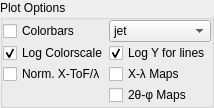
         <widget class="QGroupBox" name="groupBox_2">
          <property name="title">
           <string>Plot Options</string>
          </property>
          <property name="flat">
           <bool>true</bool>
          </property>
          <layout class="QGridLayout" name="gridLayout_16">
           <property name="leftMargin">
            <number>0</number>
           </property>
           <property name="topMargin">
            <number>0</number>
           </property>
           <property name="rightMargin">
            <number>0</number>
           </property>
           <property name="bottomMargin">
            <number>0</number>
           </property>
           <property name="spacing">
            <number>1</number>
           </property>
           <item row="4" column="1">
            <widget class="QCheckBox" name="xLamda">
             <property name="toolTip">
              <string>Replace ToF axis with wavelength for the maps</string>
             </property>
             <property name="text">
              <string>X-λ Maps</string>
             </property>
            </widget>
           </item>
           <item row="5" column="1">
            <widget class="QCheckBox" name="tthPhi">
             <property name="toolTip">
              <string>Replace X and Y axes by the according scattering angle for the maps</string>
             </property>
             <property name="text">
              <string>2θ-φ Maps</string>
             </property>
            </widget>
           </item>
           <item row="2" column="0">
            <widget class="QCheckBox" name="show_colorbars">
             <property name="toolTip">
              <string>Show a colorbar for the map plots</string>
             </property>
             <property name="text">
              <string>Colorbars</string>
             </property>
            </widget>
           </item>
           <item row="3" column="0">
            <widget class="QCheckBox" name="logarithmic_colorscale">
             <property name="toolTip">
              <string>Logarithmic colorscale in the maps</string>
             </property>
             <property name="text">
              <string>Log Colorscale</string>
             </property>
             <property name="checked">
              <bool>true</bool>
             </property>
            </widget>
           </item>
           <item row="3" column="1">
            <widget class="QCheckBox" name="logarithmic_y">
             <property name="toolTip">
              <string>Logarithmic Y-scale for the projections and reflectivity</string>
             </property>
             <property name="text">
              <string>Log Y for lines</string>
             </property>
             <property name="checked">
              <bool>true</bool>
             </property>
            </widget>
           </item>
           <item row="2" column="1">
            <widget class="QComboBox" name="color_selector">
             <property name="toolTip">
              <string>Select the color scale from a list of presets</string>
             </property>
             <property name="currentText">
              <string>jet</string>
             </property>
             <property name="currentIndex">
              <number>3</number>
             </property>
             <item>
              <property name="text">
               <string>default</string>
              </property>
             </item>
             <item>
              <property name="text">
               <string>gist_ncar</string>
              </property>
             </item>
             <item>
              <property name="text">
               <string>gist_rainbow</string>
              </property>
             </item>
             <item>
              <property name="text">
               <string>jet</string>
              </property>
             </item>
             <item>
              <property name="text">
               <string>hsv</string>
              </property>
             </item>
             <item>
              <property name="text">
               <string>hot</string>
              </property>
             </item>
             <item>
              <property name="text">
               <string>binary</string>
              </property>
             </item>
            </widget>
           </item>
           <item row="4" column="0">
            <widget class="QCheckBox" name="normalizeXTof">
             <property name="toolTip">
              <string>Normalize the intensity in the X-ToF maps by the incident beam measurement</string>
             </property>
             <property name="text">
              <string>Norm. X-ToF/λ</string>
             </property>
            </widget>
           </item>
          </layout>
          <zorder>xLamda</zorder>
          <zorder>logarithmic_y</zorder>
          <zorder>show_colorbars</zorder>
          <zorder>tthPhi</zorder>
          <zorder>color_selector</zorder>
          <zorder>logarithmic_colorscale</zorder>
          <zorder>normalizeXTof</zorder>
         </widget>
